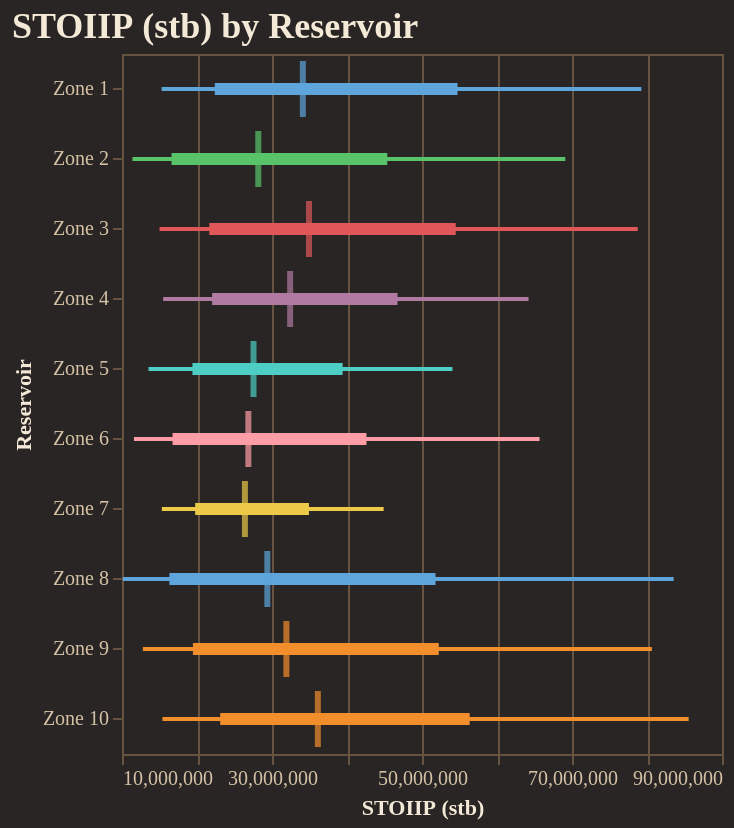

Notebook cell for this chart:
### Code cell
fig = plotter.forest_plot(
    "STOIIP (stb)", 
    backend=PLOTTING_BACKEND
)
fig.show()

### Figure 1 — Vega-Lite specification as saved in the notebook (floating-point values rounded to 4 significant figures)
{"config": {"background": "#292524", "view": {"fill": "#292524", "stroke": "#665340"}, "title": {"color": "#f4e9d7", "font": "Merriweather", "fontSize": 18, "fontWeight": 600, "subtitleColor": "#d5c2a6", "anchor": "start"}, "axis": {"domainColor": "#665340", "gridColor": "#665340", "tickColor": "#665340", "labelColor": "#d5c2a6", "titleColor": "#f4e9d7", "labelFont": "Merriweather", "titleFont": "Merriweather"}, "legend": {"titleColor": "#f4e9d7", "labelColor": "#d5c2a6", "labelFont": "Merriweather", "titleFont": "Merriweather", "orient": "top-right", "symbolType": "circle"}, "header": {"labelColor": "#d5c2a6", "titleColor": "#f4e9d7", "labelFont": "Merriweather", "titleFont": "Merriweather"}, "mark": {"color": "#c78d3b"}, "line": {"color": "#c78d3b"}, "bar": {"color": "#c78d3b"}, "point": {"color": "#ddb06d"}, "area": {"color": "#c78d3b", "opacity": 0.35}, "text": {"color": "#f4e9d7", "font": "Merriweather"}, "range": {"category": ["#5DA5DA", "#F28E2B", "#59C36A", "#E15759", "#B07AA1", "#4ECDC4", "#FF9DA7", "#EDC948"]}}, "layer": [{"mark": {"type": "rule", "strokeWidth": 2}, "encoding": {"color": {"field": "group", "legend": null, "type": "nominal"}, "x": {"field": "p10", "scale": {"zero": false}, "title": "STOIIP (stb)", "type": "quantitative"}, "x2": {"field": "p90"}, "y": {"field": "group", "sort": ["Zone 1", "Zone 2", "Zone 3", "Zone 4", "Zone 5", "Zone 6", "Zone 7", "Zone 8", "Zone 9", "Zone 10"], "title": "Reservoir", "type": "nominal"}}}, {"mark": {"type": "rule", "strokeWidth": 6}, "encoding": {"color": {"field": "group", "legend": null, "type": "nominal"}, "x": {"field": "p25", "scale": {"zero": false}, "title": "STOIIP (stb)", "type": "quantitative"}, "x2": {"field": "p75"}, "y": {"field": "group", "sort": ["Zone 1", "Zone 2", "Zone 3", "Zone 4", "Zone 5", "Zone 6", "Zone 7", "Zone 8", "Zone 9", "Zone 10"], "title": "Reservoir", "type": "nominal"}}}, {"mark": {"type": "tick", "color": "black", "size": 28, "thickness": 3}, "encoding": {"color": {"field": "group", "legend": null, "type": "nominal"}, "tooltip": [{"field": "group", "title": "Group", "type": "nominal"}, {"field": "p10", "title": "P10", "type": "quantitative"}, {"field": "p25", "title": "P25", "type": "quantitative"}, {"field": "median", "title": "Median", "type": "quantitative"}, {"field": "p75", "title": "P75", "type": "quantitative"}, {"field": "p90", "title": "P90", "type": "quantitative"}], "x": {"field": "median", "scale": {"zero": false}, "title": "STOIIP (stb)", "type": "quantitative"}, "y": {"field": "group", "sort": ["Zone 1", "Zone 2", "Zone 3", "Zone 4", "Zone 5", "Zone 6", "Zone 7", "Zone 8", "Zone 9", "Zone 10"], "title": "Reservoir", "type": "nominal"}}}], "data": {"name": "data-6b39804d2f919e611eccc2fab3adee44"}, "height": 350, "title": "STOIIP (stb) by Reservoir", "width": "container", "$schema": "https://vega.github.io/schema/vega-lite/v5.20.1.json", "datasets": {"data-6b39804d2f919e611eccc2fab3adee44": [{"group": "Zone 1", "p10": 15280000.0, "p25": 22370000.0, "median": 34110000.0, "p75": 54740000.0, "p90": 79250000.0}, {"group": "Zone 2", "p10": 11390000.0, "p25": 16610000.0, "median": 28170000.0, "p75": 45370000.0, "p90": 69110000.0}, {"group": "Zone 3", "p10": 15010000.0, "p25": 21640000.0, "median": 34930000.0, "p75": 54500000.0, "p90": 78770000.0}, {"group": "Zone 4", "p10": 15490000.0, "p25": 22020000.0, "median": 32420000.0, "p75": 46740000.0, "p90": 64200000.0}, {"group": "Zone 5", "p10": 13530000.0, "p25": 19390000.0, "median": 27540000.0, "p75": 39420000.0, "p90": 54070000.0}, {"group": "Zone 6", "p10": 11590000.0, "p25": 16740000.0, "median": 26850000.0, "p75": 42600000.0, "p90": 65670000.0}, {"group": "Zone 7", "p10": 15310000.0, "p25": 19760000.0, "median": 26390000.0, "p75": 34930000.0, "p90": 44890000.0}, {"group": "Zone 8", "p10": 10110000.0, "p25": 16320000.0, "median": 29380000.0, "p75": 51810000.0, "p90": 83550000.0}, {"group": "Zone 9", "p10": 12790000.0, "p25": 19460000.0, "median": 31920000.0, "p75": 52240000.0, "p90": 80650000.0}, {"group": "Zone 10", "p10": 15390000.0, "p25": 23100000.0, "median": 36110000.0, "p75": 56360000.0, "p90": 85560000.0}]}}
